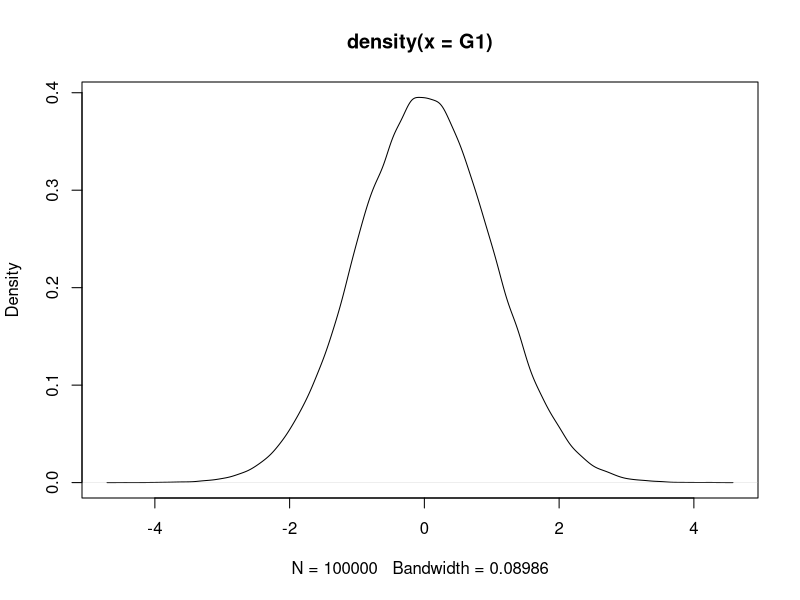
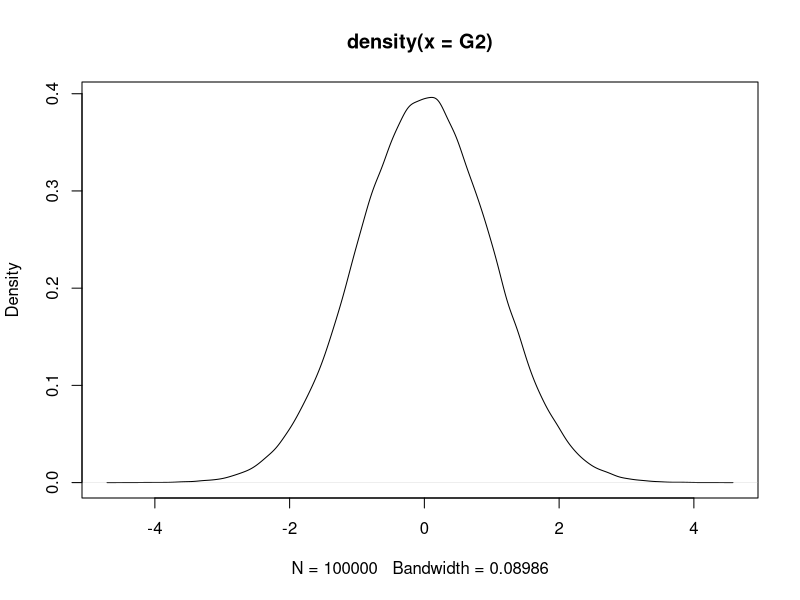
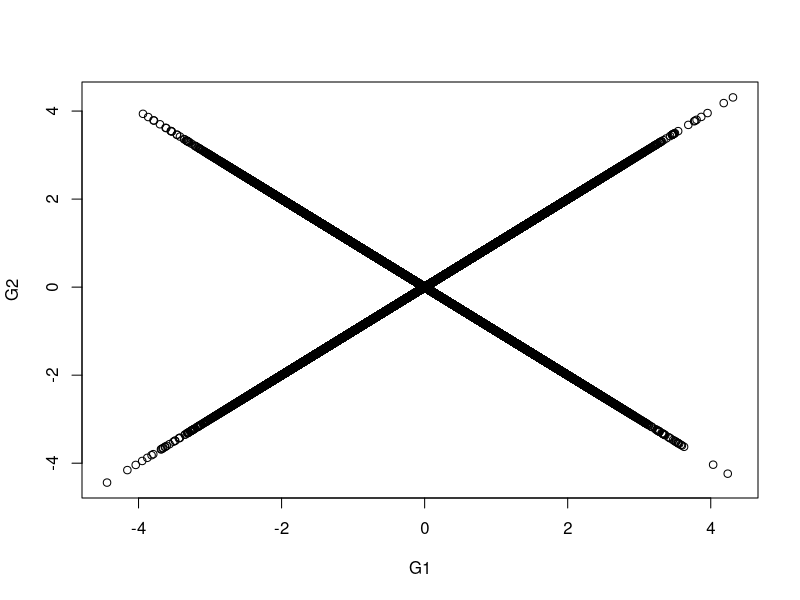

The R source for these figures, in order:
# uncorrelated but independent ex
# univariate gaussian dist G1, G2

n = 100000
w = sample(c(-1,1), n, prob = c(.5,.5),replace = TRUE)
G1=rnorm(n)
G2=w*G1

mean(G1)
var(G1)
plot(density(G1))

mean(G2)
var(G2)
plot(density(G2))

cor(G1,G2)
plot(G1,G2) 
